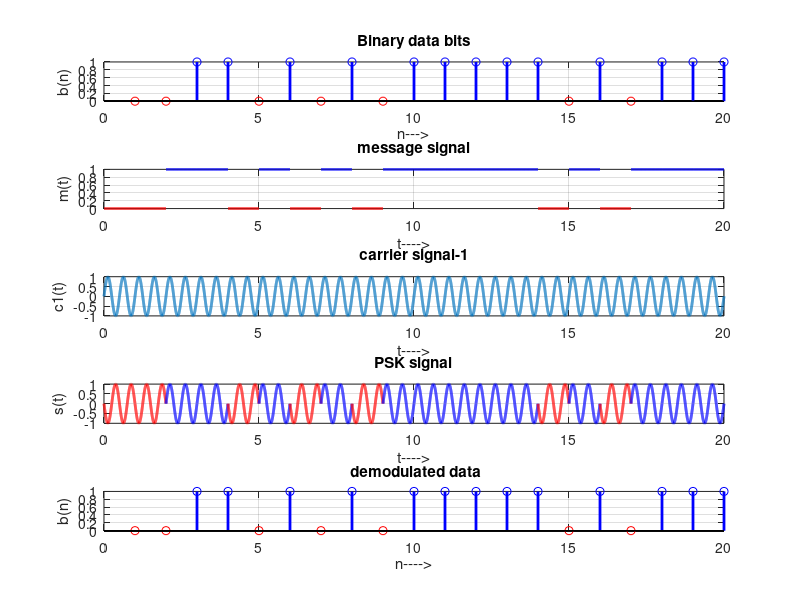

This chart was generated by the following MATLAB code:
%PSK
clc
clear all
close all

%Message signal generation
points=1000;
N=20;
subplot(511);
m = rand(1,N);
for i=1:N
if(m(i)>0.5)
    m(i)=1;
    stem(i, m(i),'b','LineWidth',2)
else
    m(i)=0;
    stem(i, m(i),'r','LineWidth',2)
end
hold on
end
title('Binary data bits');
xlabel('n--->');
ylabel('b(n)');
grid on

t = linspace(0,N,N*points);
M1=[];
j=1;
subplot(512);
for i=1:N
    if(m(i)==1)
        M1=[M1,ones(1,1000)];
        plot(t(j:j+points-1),M1(j:j+points-1),'b','LineWidth',2);
    else
        M1=[M1,zeros(1,1000)];
        plot(t(j:j+points-1),M1(j:j+points-1),'r','LineWidth',2);
    end
    hold on
    j=j+1000;
end
title('message signal');xlabel('t---->');ylabel('m(t)');grid on;hold on;

%Carrier signal generation
fc = 2;
t = linspace(0,N,N*points);
c1 = sin(2*pi*fc*t);
c2 = -sin(2*pi*fc*t);
subplot(513); 
plot(t,c1,'LineWidth',2);
title('carrier signal-1');xlabel('t---->');ylabel('c1(t)');grid on;

%PSK
j=1;
PSK=[];
subplot(514);
for i=1:N
    if(m(i)==1)
        PSK=[PSK,c1(j:j+points-1)]; 
        plot(t(j:j+points-1),PSK(j:j+points-1),'b','LineWidth',2)
    else
        PSK=[PSK,c2(j:j+points-1)];
        plot(t(j:j+points-1),PSK(j:j+points-1),'r','LineWidth',2)
    end
    hold on
    j=j+1000;
end
title('PSK signal');xlabel('t---->');ylabel('s(t)');grid on;hold on;

%Demodulation through correlation
DM=[];
j=1;
subplot(515);
for i=1:N
    x=sum(c1(j:j+points-1).*PSK(j:j+points-1));
    if(x<0)
        DM=[DM,0];
        stem(i, DM(i),'r','LineWidth',2)
    else
        DM=[DM,1];
        stem(i, DM(i),'b','LineWidth',2)
    end
    hold on
    j=j+1000;
end
%Plot demodulated binary bits
title(' demodulated data');xlabel('n---->');ylabel('b(n)'); grid on;
